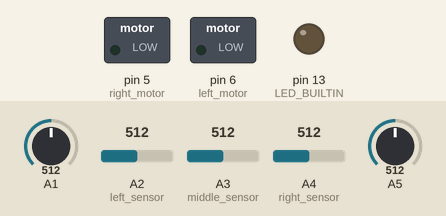
A sketch run on a simulated Arduino Uno, built with avr-gcc and run on an emulated ATmega328P. On the bench: switched loads named in the sketch (green lamp = pin HIGH), output pins drawn as LEDs (lit = HIGH). Inputs (shaded band) come from the test bench; at power-on: A1 = 512, A5 = 512, A2 (left_sensor) = 512, A3 (middle_sensor) = 512, A4 (right_sensor) = 512.

Above: at 1.2 s.
1.3 s: A1 set to 217
2.8 s: A1 set to 184
At 3.4 s:
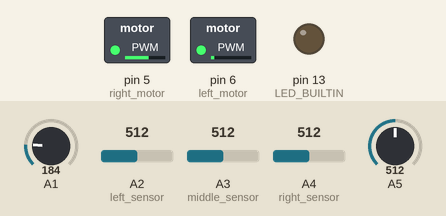
4.3 s: A5 set to 218
5.8 s: A5 set to 190
At 6.9 s:
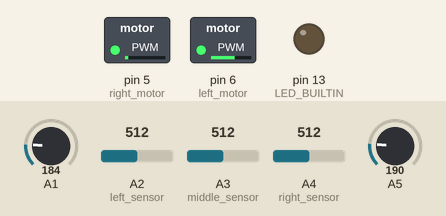
7.3 s: A5 set to 210
At 8.0 s:
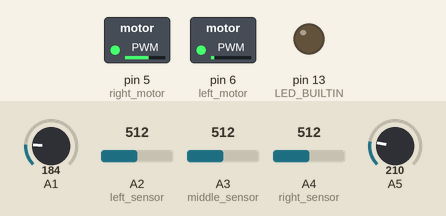
8.8 s: A5 set to 30
At 9.2 s:
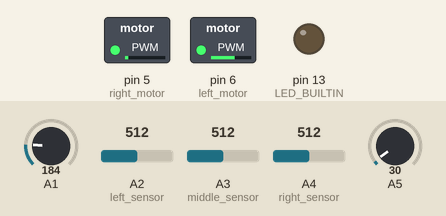
Timing chart, 0 to 11.3 s (numbered marks = the images above; inputs shaded):
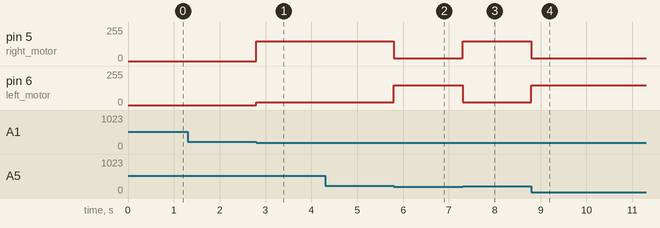

The sketch:

robot_code.ino
```cpp
//Initializing LED Pin
int left_motor = 6;
int right_motor = 5;
int left_left_sensor = A1;
int left_sensor = A2;
int middle_sensor = A3;
int right_sensor = A4;
int right_right_sensor = A5;
int max_speed = 200;
int min_speed = 20;
int middle_speed = 110;
int standard_speed = 150;
int sensitivity = 200;
void setup() {
  Serial.begin(9600);
  pinMode(right_motor, OUTPUT);
  pinMode(left_motor, OUTPUT);
  pinMode(left_sensor, INPUT);
  pinMode(middle_sensor, INPUT);
  pinMode(right_sensor, INPUT);
  pinMode(LED_BUILTIN, OUTPUT);
}

void fastRotateRight() {
  analogWrite(right_motor, min_speed);
  analogWrite(left_motor, standard_speed);
}

void fastRotateLeft() {
  analogWrite(left_motor, min_speed);
  analogWrite(right_motor, standard_speed);
}

void slowRotateRight() {
  analogWrite(right_motor, min_speed);
  analogWrite(left_motor, standard_speed);
}

void slowRotateLeft() {
  analogWrite(left_motor, min_speed);
  analogWrite(right_motor, standard_speed);
}

void forward() {
  analogWrite(left_motor, standard_speed);
  analogWrite(right_motor, standard_speed);
}

int see(int sensor) {
  int result = analogRead(sensor);
  if (result < sensitivity)
    return 1;
  return 0;
}

void loop() {
//      Serial.print(see(right_right_sensor));
//      Serial.print(" ");
//      Serial.print(see(right_sensor));
//      Serial.print(" ");
//      Serial.print(see(middle_sensor));
//      Serial.print(" ");
//      Serial.print(see(left_sensor));
//      Serial.print(" ");
//      Serial.print(see(left_left_sensor));
//      Serial.println(" ");

//  slowRotateRight();
    if (see(right_right_sensor)) {
      slowRotateRight();
    }

    else if (see(left_left_sensor)) {
      slowRotateLeft();
    }

    else if (see(right_sensor)) {
      slowRotateRight();
    }
    else if (see(left_sensor)) {
      slowRotateLeft();
    } else if (see(middle_sensor)) {
      forward();
    }
}
```

Measured:
- the behaviour switches between 200 and 199 on A1 (found by bisection; images 0 and 1)
- the behaviour switches between 200 and 199 on A5 (found by bisection; images 1 and 2)
- after the input at 1.3 s, every drawn part: stays the same
- after the input at 2.8 s, pin 5 (right_motor): 0/255 → 150/255 at once; pin 6 (left_motor): 0/255 → 20/255 at once
- after the input at 4.3 s, every drawn part: stays the same
- after the input at 5.8 s, pin 5 (right_motor): 150/255 → 20/255 at once; pin 6 (left_motor): 20/255 → 150/255 at once
- after the input at 7.3 s, pin 5 (right_motor): 20/255 → 150/255 at once; pin 6 (left_motor): 150/255 → 20/255 at once
- after the input at 8.8 s, pin 5 (right_motor): 150/255 → 20/255 at once; pin 6 (left_motor): 20/255 → 150/255 at once
